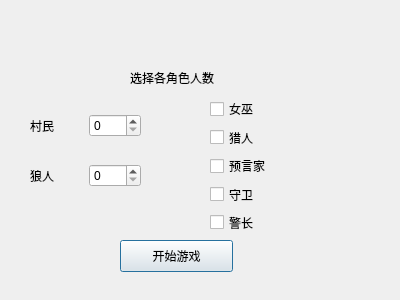
<?xml version="1.0" encoding="UTF-8"?>
<ui version="4.0">
 <class>newroom</class>
 <widget class="QDialog" name="newroom">
  <property name="geometry">
   <rect>
    <x>0</x>
    <y>0</y>
    <width>400</width>
    <height>300</height>
   </rect>
  </property>
  <property name="windowTitle">
   <string>CreateNewRoom</string>
  </property>
  <widget class="QLabel" name="label">
   <property name="geometry">
    <rect>
     <x>130</x>
     <y>70</y>
     <width>101</width>
     <height>16</height>
    </rect>
   </property>
   <property name="text">
    <string>选择各角色人数</string>
   </property>
  </widget>
  <widget class="QWidget" name="horizontalLayoutWidget">
   <property name="geometry">
    <rect>
     <x>30</x>
     <y>110</y>
     <width>111</width>
     <height>31</height>
    </rect>
   </property>
   <layout class="QHBoxLayout" name="horizontalLayout">
    <item>
     <widget class="QLabel" name="label_2">
      <property name="text">
       <string>村民</string>
      </property>
     </widget>
    </item>
    <item>
     <widget class="QSpinBox" name="spinBox"/>
    </item>
   </layout>
  </widget>
  <widget class="QWidget" name="horizontalLayoutWidget_3">
   <property name="geometry">
    <rect>
     <x>30</x>
     <y>160</y>
     <width>111</width>
     <height>31</height>
    </rect>
   </property>
   <layout class="QHBoxLayout" name="horizontalLayout_3">
    <item>
     <widget class="QLabel" name="label_4">
      <property name="text">
       <string>狼人</string>
      </property>
     </widget>
    </item>
    <item>
     <widget class="QSpinBox" name="spinBox_3"/>
    </item>
   </layout>
  </widget>
  <widget class="QWidget" name="verticalLayoutWidget">
   <property name="geometry">
    <rect>
     <x>210</x>
     <y>100</y>
     <width>101</width>
     <height>131</height>
    </rect>
   </property>
   <layout class="QVBoxLayout" name="verticalLayout">
    <property name="spacing">
     <number>11</number>
    </property>
    <item>
     <widget class="QCheckBox" name="checkBox">
      <property name="text">
       <string>女巫</string>
      </property>
     </widget>
    </item>
    <item>
     <widget class="QCheckBox" name="checkBox_2">
      <property name="text">
       <string>猎人</string>
      </property>
     </widget>
    </item>
    <item>
     <widget class="QCheckBox" name="checkBox_4">
      <property name="text">
       <string>预言家</string>
      </property>
     </widget>
    </item>
    <item>
     <widget class="QCheckBox" name="checkBox_3">
      <property name="text">
       <string>守卫</string>
      </property>
     </widget>
    </item>
    <item>
     <widget class="QCheckBox" name="checkBox_5">
      <property name="text">
       <string>警长</string>
      </property>
     </widget>
    </item>
   </layout>
  </widget>
  <widget class="QPushButton" name="pushButton">
   <property name="geometry">
    <rect>
     <x>120</x>
     <y>240</y>
     <width>113</width>
     <height>32</height>
    </rect>
   </property>
   <property name="text">
    <string>开始游戏</string>
   </property>
  </widget>
  <widget class="QLabel" name="label_3">
   <property name="geometry">
    <rect>
     <x>40</x>
     <y>260</y>
     <width>321</width>
     <height>16</height>
    </rect>
   </property>
   <property name="text">
    <string/>
   </property>
  </widget>
 </widget>
 <resources/>
 <connections/>
</ui>
